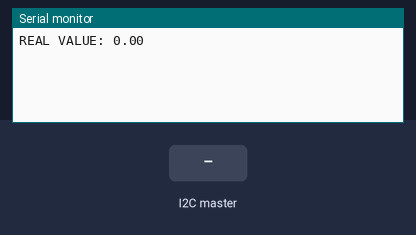
Bench run of a sketch on a simulated Arduino Uno, built with avr-gcc and run on an emulated ATmega328P. Parts: the last lines printed to the serial monitor. Inputs (shaded band) come from the test bench.

Above: at 1.5 s.
1.6 s: the I2C master sends the byte 1
At 2.6 s:
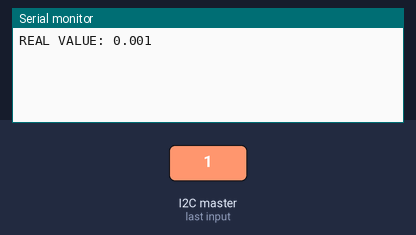
3.1 s: the I2C master sends the byte 0
At 3.7 s:
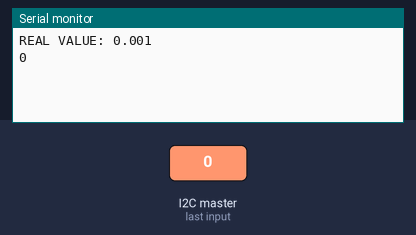

The sketch:

AltSimulatorFinal.ino
```cpp
/* This code simulates an altimeter, allowing the user to make
 * up altitude data for their project
 *
 *  For use with the sensor MPL3115a2
 *
 *  @author Sanskriti Joshi
 */
#include <Wire.h>
//float Altitude = 4251.39;
float Altitude = 0;
byte byteArray[3];
byte val = 50;
int counter = 0;

byte ascent = 1;

float altArr[] = {250, 500, 1000, 1250, 1500, 1750, 2000, 2250, 2500, 2750, 3000, 3250, 3500, 3750, 4000, 4600, 5100, 4800, 4600, 4100, 3500.0, 3000.0, 2500.0, 2000.0, 1500.0, 1000.0, 750.0, 500.00, 300.00, 200.00, 0.0};

void convertAltToArray(float Altitude);
void receiveEvent(int count);
void requestEvent();

int packet_cntr = 0;
byte incoming_alt = 0;

void setup() {
  // put your setup code here, to run once:
  Serial.begin(9600);
  //calls method that converts the given altitude into
  // into its equivlilent byte array
  Serial.print("REAL VALUE: ");
  Serial.print(Altitude);
  convertAltToArray(Altitude);
  Wire.begin(0x61);
  Wire.onRequest(requestEvent);
  Wire.onReceive(receiveEvent);
}

void loop() {
  // put your main code here, to run repeatedly:
  delay(100);
}

void requestEvent(){
    // the first part is to get anound any checks
    // or system setups
    Serial.println("request");
    if(val == 0x00){
      Wire.write(10);
      val = 50;
    }else
    //this is the actual important part: sending the fake
    //sensor data to the mcu for interpretation
    {
      if(packet_cntr >= 3){
        packet_cntr = 0;
        incoming_alt = 0;
        int i;
        for(i = 0; i < 3; i++){
          Wire.write(byteArray[i]);
        }

        //this section allows changing the counter so you can choose
        //how long to simulate a flight plan
        //additionally, you can change the altitude inccrement
        if(ascent){
          Altitude += 3;
          if(Altitude >= 4300){
            ascent = 0;
          }
        }else{
          if(Altitude > 0){
            Altitude -= 1;
          }
        }

        Serial.print("Altitude:");
        Serial.println(Altitude);
        convertAltToArray(Altitude);

      }
    }
}

// this allows the simulator to read the data and then return a
void receiveEvent(int count){

  while(Wire.available()){
    val = Wire.read();
    if(packet_cntr == 0){
      Serial.println(val);
    }
  }

  if(val == 38){
    incoming_alt = 1;
  }else{
    if(incoming_alt){
      packet_cntr += 1;
    }
  }
}

//this method converts the altitude parameter into
//the byte array that the mcu can understand
void convertAltToArray(float Altitude){
  float x, y, z; int xi, yi, zi;
  x = Altitude / 839.9;
  xi = int(x);
  Altitude -= float(xi) * 839.9;
  //Serial.println(Altitude);
  delay(150);
  y = Altitude / 3.28;
  yi = int(y);
  Altitude -= float(yi) * 3.28;
  //Serial.println(Altitude);
  delay(150);
  z = Altitude / .21;
  zi = int(z);
  if( y - float(yi) > .6){
    yi += 1;
  }
  if( zi % 16 >= 8){
    zi += 16;
  }
//  Serial.print("x: "); Serial.println(x);
//  Serial.print("xi: "); Serial.println(xi);
//  Serial.print("y: "); Serial.println(y);
//  Serial.print("yi: "); Serial.println(yi);
//  Serial.print("z: "); Serial.println(z);
//  Serial.print("zi: "); Serial.println(zi);
  byteArray[0] = byte(xi);
  byteArray[1] = byte(yi);
  byteArray[2] = byte(zi);
}
```

Measured:
- after the input at 1.6 s, the serial monitor: prints a new line at once (image 1)
- after the input at 3.1 s, the serial monitor: prints a new line at once (image 2)
